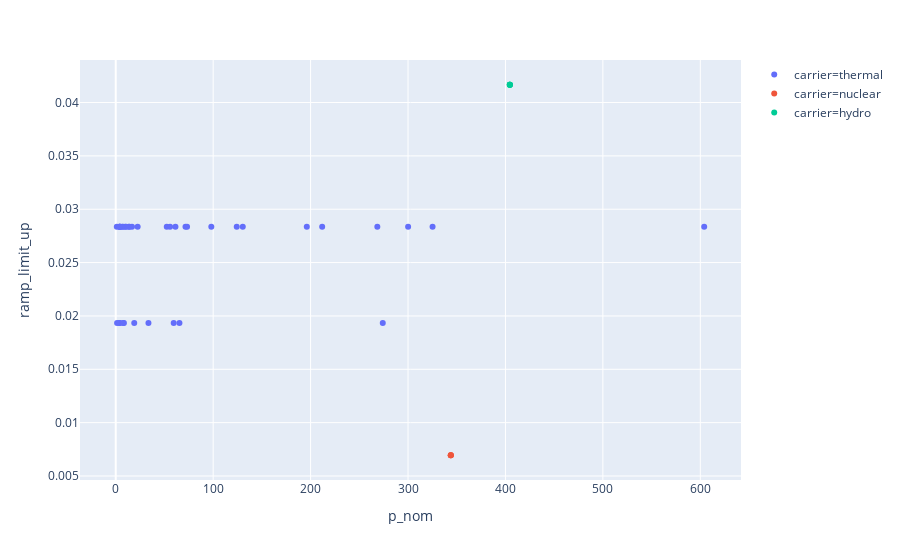

Notebook code for this chart:
### Code cell
dispatcher.plot_ramps()

### Figure 1 — Plotly figure (JSON) as saved in the notebook; plotly's stock layout.template omitted (floating-point values rounded to 4 significant figures)
{"data": [{"customdata": [["gen_5_1"], ["gen_9_3"], ["gen_14_5"], ["gen_18_7"], ["gen_23_8"], ["gen_30_12"], ["gen_31_13"], ["gen_33_14"], ["gen_35_15"], ["gen_41_17"], ["gen_45_18"], ["gen_54_21"], ["gen_55_22"], ["gen_60_24"], ["gen_65_27"], ["gen_68_28"], ["gen_69_29"], ["gen_71_30"], ["gen_72_31"], ["gen_73_32"], ["gen_75_33"], ["gen_76_34"], ["gen_79_35"], ["gen_81_36"], ["gen_84_37"], ["gen_86_38"], ["gen_89_40"], ["gen_90_41"], ["gen_91_42"], ["gen_98_43"], ["gen_102_45"], ["gen_103_46"], ["gen_104_47"], ["gen_109_49"], ["gen_110_50"], ["gen_112_52"], ["gen_115_53"]], "hoverlabel": {"namelength": 0}, "hovertemplate": "carrier=thermal<br>p_nom=%{x}<br>ramp_limit_up=%{y}<br>name=%{customdata[0]}", "legendgroup": "carrier=thermal", "marker": {"color": "#636efa", "symbol": "circle"}, "mode": "markers", "name": "carrier=thermal", "showlegend": true, "type": "scatter", "x": [3.7, 274.1, 59.5, 65.4, 4.1, 33.6, 19, 8.4, 7.5, 1.4, 4, 52.4, 71.6, 124.2, 604, 300.1, 13.4, 4.6, 7.6, 16.7, 9.7, 14.1, 211.9, 98.1, 1.1, 325.2, 10.7, 4, 268.5, 196.1, 6.6, 73.2, 22.5, 4, 130.4, 61.3, 55.8], "xaxis": "x", "y": [0.01934, 0.01934, 0.01934, 0.01934, 0.01934, 0.01934, 0.01934, 0.01934, 0.01934, 0.01934, 0.02837, 0.02837, 0.02837, 0.02837, 0.02837, 0.02837, 0.02837, 0.02837, 0.02837, 0.02837, 0.02837, 0.02837, 0.02837, 0.02837, 0.02837, 0.02837, 0.02837, 0.02837, 0.02837, 0.02837, 0.02837, 0.02837, 0.02837, 0.02837, 0.02837, 0.02837, 0.02837], "yaxis": "y"}, {"customdata": [["gen_7_2"], ["gen_25_9"], ["gen_64_26"]], "hoverlabel": {"namelength": 0}, "hovertemplate": "carrier=nuclear<br>p_nom=%{x}<br>ramp_limit_up=%{y}<br>name=%{customdata[0]}", "legendgroup": "carrier=nuclear", "marker": {"color": "#EF553B", "symbol": "circle"}, "mode": "markers", "name": "carrier=nuclear", "showlegend": true, "type": "scatter", "x": [343.9, 343.9, 343.9], "xaxis": "x", "y": [0.006944, 0.006944, 0.006944], "yaxis": "y"}, {"customdata": [["gen_11_4"], ["gen_17_6"], ["gen_53_20"], ["gen_58_23"]], "hoverlabel": {"namelength": 0}, "hovertemplate": "carrier=hydro<br>p_nom=%{x}<br>ramp_limit_up=%{y}<br>name=%{customdata[0]}", "legendgroup": "carrier=hydro", "marker": {"color": "#00cc96", "symbol": "circle"}, "mode": "markers", "name": "carrier=hydro", "showlegend": true, "type": "scatter", "x": [404.5, 404.5, 404.5, 404.5], "xaxis": "x", "y": [0.04167, 0.04167, 0.04167, 0.04167], "yaxis": "y"}], "layout": {"autosize": true, "legend": {"tracegroupgap": 0}, "margin": {"t": 60}, "xaxis": {"anchor": "y", "autorange": true, "domain": [0, 1], "range": [-35.72, 640.8], "title": {"text": "p_nom"}, "type": "linear"}, "yaxis": {"anchor": "x", "autorange": true, "domain": [0, 1], "range": [0.004483, 0.04413], "title": {"text": "ramp_limit_up"}, "type": "linear"}}}
